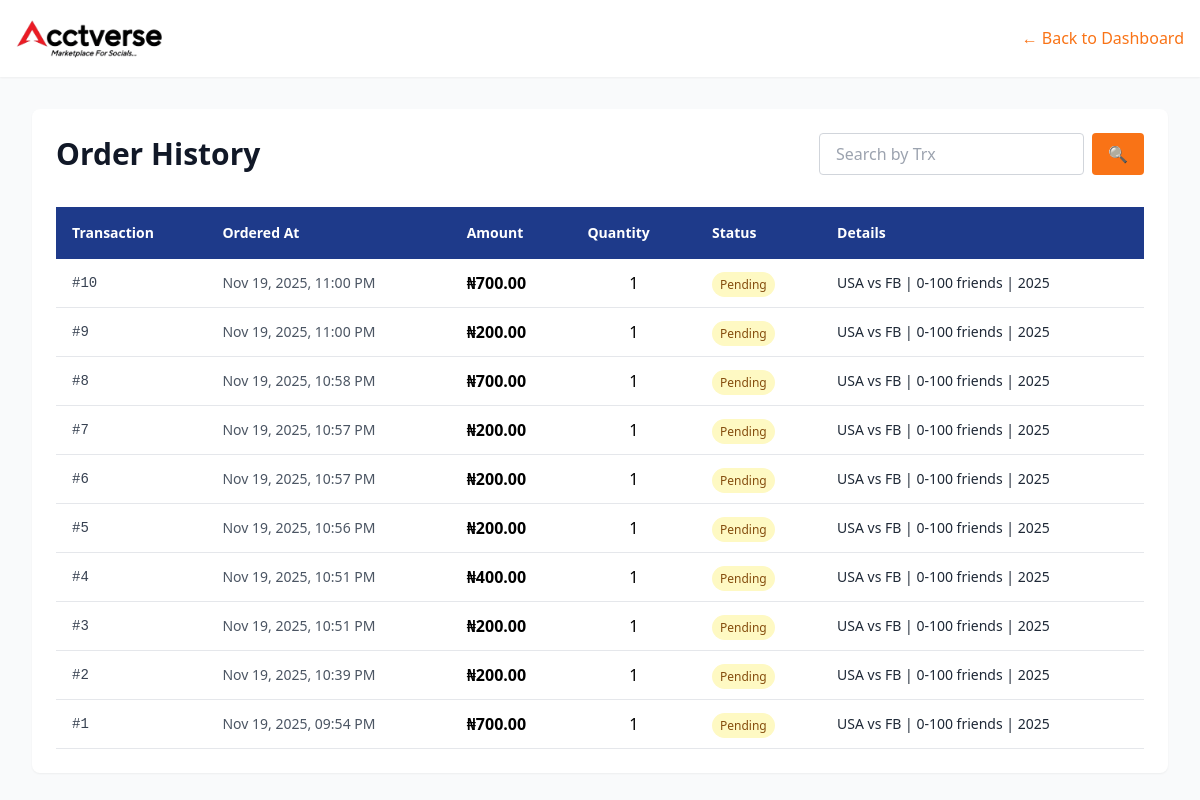
The page /user/order-history.php (signed in) on the database its author committed.
### tables this page shows
CREATE TABLE `orders` (
  `id` int UNSIGNED NOT NULL,
  `user_id` int UNSIGNED NOT NULL,
  `product_id` int UNSIGNED NOT NULL,
  `price` decimal(12,2) NOT NULL,
  `quantity` int UNSIGNED NOT NULL DEFAULT '1',
  `total_amount` decimal(12,2) NOT NULL,
  `status` enum('pending','completed','cancelled') NOT NULL DEFAULT 'pending',
  `created_at` timestamp NULL DEFAULT CURRENT_TIMESTAMP,
  `admin_note` text
);

CREATE TABLE `products` (
  `id` int NOT NULL,
  `product_name` varchar(255) NOT NULL,
  `category` varchar(100) NOT NULL,
  `description` text NOT NULL,
  `price` decimal(10,2) NOT NULL,
  `stock` int NOT NULL,
  `image` varchar(255) DEFAULT NULL,
  `created_at` timestamp NULL DEFAULT CURRENT_TIMESTAMP
);

### user/order-history.php (the view, shortened to what this page needs)
<?php
require_once "../db/db.php";
$user_id = $_SESSION['user']['id'];
$items_per_page = 10;
$current_page = filter_input(INPUT_GET, 'page', FILTER_VALIDATE_INT);
if (!$current_page || $current_page < 1) {
    $current_page = 1;
}
$offset = ($current_page - 1) * $items_per_page;
try {
    $stmt = $pdo->prepare("
        SELECT
            o.id,
            o.created_at,
            o.total_amount,
            o.quantity,
            p.product_name,
            o.status,
            o.admin_note
        FROM orders o
        JOIN products p ON o.product_id = p.id
        WHERE o.user_id = ?
        ORDER BY o.created_at DESC
        LIMIT ? OFFSET ?
    ");
    $stmt->bindValue(1, $user_id, PDO::PARAM_INT);
    $stmt->bindValue(2, $items_per_page, PDO::PARAM_INT);
    $stmt->bindValue(3, $offset, PDO::PARAM_INT);
    $stmt->execute();
    $orders = $stmt->fetchAll(PDO::FETCH_ASSOC);
} catch (Exception $e) {
    $orders = [];
    set_flash("error", "Could not retrieve order history.");
}
?>
<!DOCTYPE html>
<html lang="en">
<head>
    <script src="https://cdn.tailwindcss.com"></script>
</head>
<body class="bg-gray-50">
    <nav class="bg-white shadow-sm sticky top-0 z-10">
        <div class="max-w-7xl mx-auto px-4 py-4 flex items-center justify-between">
            <img src="assets/image/acctverse.png" alt="Acctverse" class="w-[150px]">
            <a href="index.php" class="text-orange-500 font-medium">← Back to Dashboard</a>
        </div>
    </nav>
    <div class="min-h-screen p-4 md:p-8">
        <div class="max-w-6xl mx-auto bg-white rounded-lg shadow-sm p-6">
            <div class="flex flex-col md:flex-row md:items-center md:justify-between gap-4 mb-8">
                <h1 class="text-3xl font-bold text-gray-900">Order History</h1>
                <div class="flex gap-2">
                    <input
                        type="text"
                        placeholder="Search by Trx"
                        class="flex-1 md:flex-none px-4 py-2 border border-gray-300 rounded focus:outline-none focus:border-orange-500"
                    >
                    <button class="bg-orange-500 text-white px-4 py-2 rounded hover:bg-orange-600 transition duration-200">
                        🔍
                    </button>
                </div>
            </div>
            <div class="overflow-x-auto">
                <table class="w-full">
                    <thead>
                        <tr class="bg-blue-900 text-white">
                            <th class="px-4 py-4 text-left text-sm font-semibold">Transaction</th>
                            <th class="px-4 py-4 text-left text-sm font-semibold">Ordered At</th>
                            <th class="px-4 py-4 text-left text-sm font-semibold">Amount</th>
                            <th class="px-4 py-4 text-left text-sm font-semibold">Quantity</th>
                            <th class="px-4 py-4 text-left text-sm font-semibold">Status</th>
                            <th class="px-4 py-4 text-left text-sm font-semibold">Details</th>
                        </tr>
                    </thead>
                    <tbody>
                        <?php if (empty($orders)): ?>
                            <tr class="border-b border-gray-200">
                                <td colspan="6" class="px-4 py-8 text-center text-gray-500">No orders found.</td>
                            </tr>
                        <?php else: ?>
                            <?php foreach ($orders as $order): ?>
                                <tr class="border-b border-gray-200 hover:bg-gray-50">
                                    <td class="px-4 py-3 font-mono text-sm text-gray-700">#<?= htmlspecialchars($order['id']); ?></td>
                                    <td class="px-4 py-3 text-sm text-gray-600"><?= date("M d, Y, h:i A", strtotime($order['created_at'])); ?></td>
                                    <td class="px-4 py-3 font-semibold">₦<?= number_format($order['total_amount'], 2); ?></td>
                                    <td class="px-4 py-3 text-center"><?= htmlspecialchars($order['quantity']); ?></td>
                                    <td class="px-4 py-3">
                                        <span class="px-2 py-1 text-xs rounded-full
                                            <?= $order['status'] === 'completed' ? 'bg-green-100 text-green-800' : ($order['status'] === 'pending' ? 'bg-yellow-100 text-yellow-800' : 'bg-red-100 text-red-800') ?>">
                                            <?= ucfirst(htmlspecialchars($order['status'])); ?>
                                        </span>
                                    </td>
                                    <td class="px-4 py-3 text-sm text-gray-800">
                                        <?= htmlspecialchars($order['product_name']); ?>
                                    </td>
                                </tr>
                            <?php endforeach; ?>
                        <?php endif; ?>
                    </tbody>
                </table>
            </div>
        </div>
    </div>
</body>
</html>

### rows shown on the page
orders: id "10", created_at "Nov 19, 2025, 11:00 PM", total_amount "700.00", quantity "1", status "Pending", product.product_name "USA vs FB | 0-100 friends | 2025"
orders: id "9", created_at "Nov 19, 2025, 11:00 PM", total_amount "200.00", quantity "1", status "Pending", product.product_name "USA vs FB | 0-100 friends | 2025"
orders: id "8", created_at "Nov 19, 2025, 10:58 PM", total_amount "700.00", quantity "1", status "Pending", product.product_name "USA vs FB | 0-100 friends | 2025"
orders: id "7", created_at "Nov 19, 2025, 10:57 PM", total_amount "200.00", quantity "1", status "Pending", product.product_name "USA vs FB | 0-100 friends | 2025"
orders: id "6", created_at "Nov 19, 2025, 10:57 PM", total_amount "200.00", quantity "1", status "Pending", product.product_name "USA vs FB | 0-100 friends | 2025"
orders: id "5", created_at "Nov 19, 2025, 10:56 PM", total_amount "200.00", quantity "1", status "Pending", product.product_name "USA vs FB | 0-100 friends | 2025"
orders: id "4", created_at "Nov 19, 2025, 10:51 PM", total_amount "400.00", quantity "1", status "Pending", product.product_name "USA vs FB | 0-100 friends | 2025"
orders: id "3", created_at "Nov 19, 2025, 10:51 PM", total_amount "200.00", quantity "1", status "Pending", product.product_name "USA vs FB | 0-100 friends | 2025"
orders: id "2", created_at "Nov 19, 2025, 10:39 PM", total_amount "200.00", quantity "1", status "Pending", product.product_name "USA vs FB | 0-100 friends | 2025"
orders: id "1", created_at "Nov 19, 2025, 09:54 PM", total_amount "700.00", quantity "1", status "Pending", product.product_name "USA vs FB | 0-100 friends | 2025"
